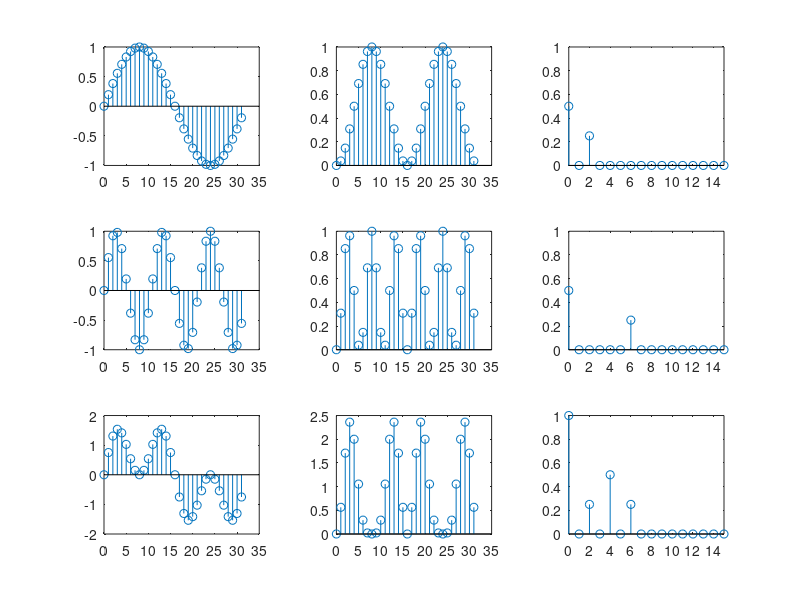

Reproduce this figure in MATLAB.
f0 = 1;
N = 32;

t = linspace(0,1,N+1);
t = t(1:end-1);
x1 = sin(2*pi*1*t);
x2 = sin(2*pi*3*t);
x3 = x1+x2;

sys = @(x) x.*x;

y1 = sys(x1);
y2 = sys(x2);
y3 = sys(x3);

Y1 = abs(fft(y1))/N;
Y2 = abs(fft(y2))/N;
Y3 = abs(fft(y3))/N;

x=[x1;x2;x3];
y=[y1;y2;y3];
Y=[Y1;Y2;Y3];

[i_max, ~] = size(Y);

figure()
for i=1:i_max
    subplot(i_max,3,i*3-2)
    stem(t*N,x(i,:));
    subplot(i_max,3,i*3-1)
    stem(t*N,y(i,:));
    subplot(i_max,3,i*3-0)
    stem(t*N,Y(i,:));
    xlim([0,15]);
    ylim([0,1])
end
